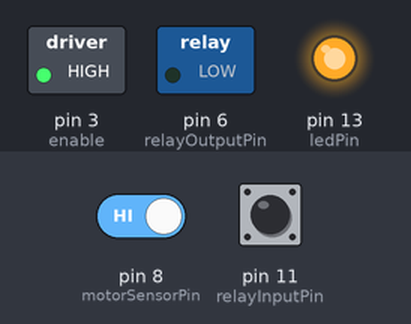
Simulated run of this sketch. Board: Arduino Uno, built with avr-gcc and run on an emulated ATmega328P. Shown: switched loads named in the sketch (green lamp = pin HIGH), output pins drawn as LEDs (lit = HIGH). The test bench sets the inputs (shaded band); at power-on: pin 8 (motorSensorPin) HIGH, pin 11 (relayInputPin) HIGH. Pins used as bus, display or sensor lines are not drawn.

Above: at 1.2 s.
1.3 s: pin 8 (motorSensorPin) driven LOW
At 2.1 s:
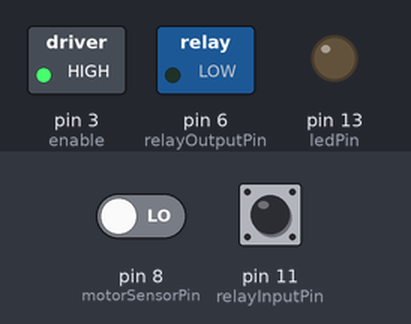
2.8 s: pin 11 (relayInputPin) pulled LOW for 0.15 s
At 2.87 s:
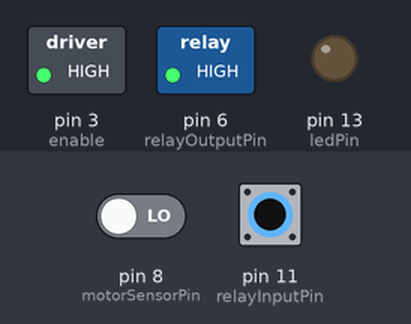
4.4 s: pin 11 (relayInputPin) pulled LOW for 3.2 s
At 8.0 s:
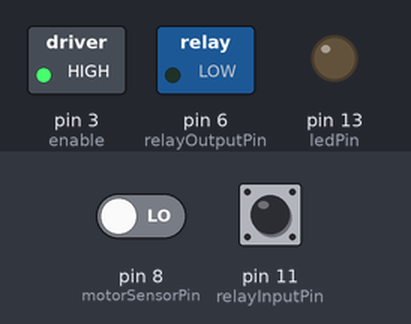
9.1 s: pin 8 (motorSensorPin) driven HIGH
At 9.3 s:
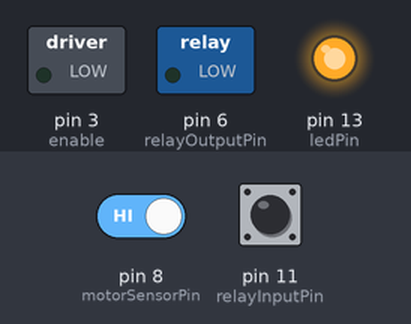
11.0 s: pin 11 (relayInputPin) pulled LOW for 1 s
At 11.8 s:
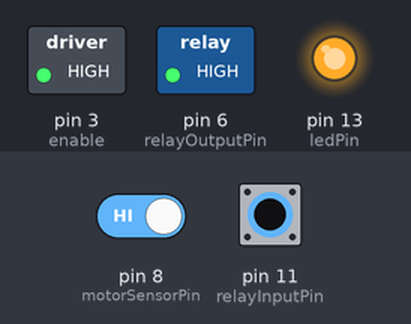
Timing chart, 0 to 14.0 s (numbered marks = the images above; inputs shaded):
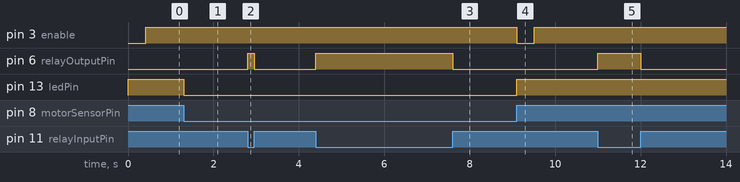

The sketch:

stepper_control.ino
```cpp
int ledPin = 13;
int relayOutputPin = 6;  // output signal to control relay
int relayInputPin = 11;  // input signal from Pi to forward to relay
int motorSensorPin = 8;  // input signal from Pi to run motor
int enable = 3;  // motor enable pin
int pulse = 4;  // motor rotation pin

int prev = 0;

void setup() {
  pinMode(motorSensorPin, INPUT_PULLUP);
  pinMode(relayInputPin, INPUT_PULLUP);
  pinMode(relayOutputPin, OUTPUT);
  pinMode(pulse, OUTPUT);
  pinMode(enable, OUTPUT);
  pinMode(ledPin, OUTPUT);

  digitalWrite(enable, HIGH);
}

void moveStepper(int steps){          // move stepper motor by the number of steps
  digitalWrite(enable, LOW);
  delay(10);

  for (int i=0; i<steps; i++) {
    digitalWrite(pulse, HIGH);
    delay(1);
    digitalWrite(pulse, LOW);
    delay(1);
  }

  digitalWrite(enable, HIGH);
}

void loop() {
  // sending HIGH makes the EM off, sending LOW makes the EM on
  digitalWrite(relayOutputPin, !digitalRead(relayInputPin));    // flips NIRYOs commands HIGH/LOW and send LOW/HIGH to relay
                                                                // to switch relay ON/OFF

  int piOutput = digitalRead(motorSensorPin);
  digitalWrite(ledPin, piOutput);

  if (piOutput && !prev) moveStepper(200);

  prev = piOutput;
}
```

Measured:
- after the input at 1.3 s, pin 13 (ledPin): HIGH → LOW at once
- after the input at 2.8 s, pin 6 (relayOutputPin): LOW → HIGH at once, → LOW 0.15 s later
- after the input at 4.4 s, pin 6 (relayOutputPin): LOW → HIGH at once, → LOW 3.2 s later
- after the input at 9.1 s, pin 3 (enable): HIGH → LOW at once, → HIGH 0.41 s later; pin 13 (ledPin): LOW → HIGH at once
- after the input at 11.0 s, pin 6 (relayOutputPin): LOW → HIGH at once, → LOW 1.0 s later
